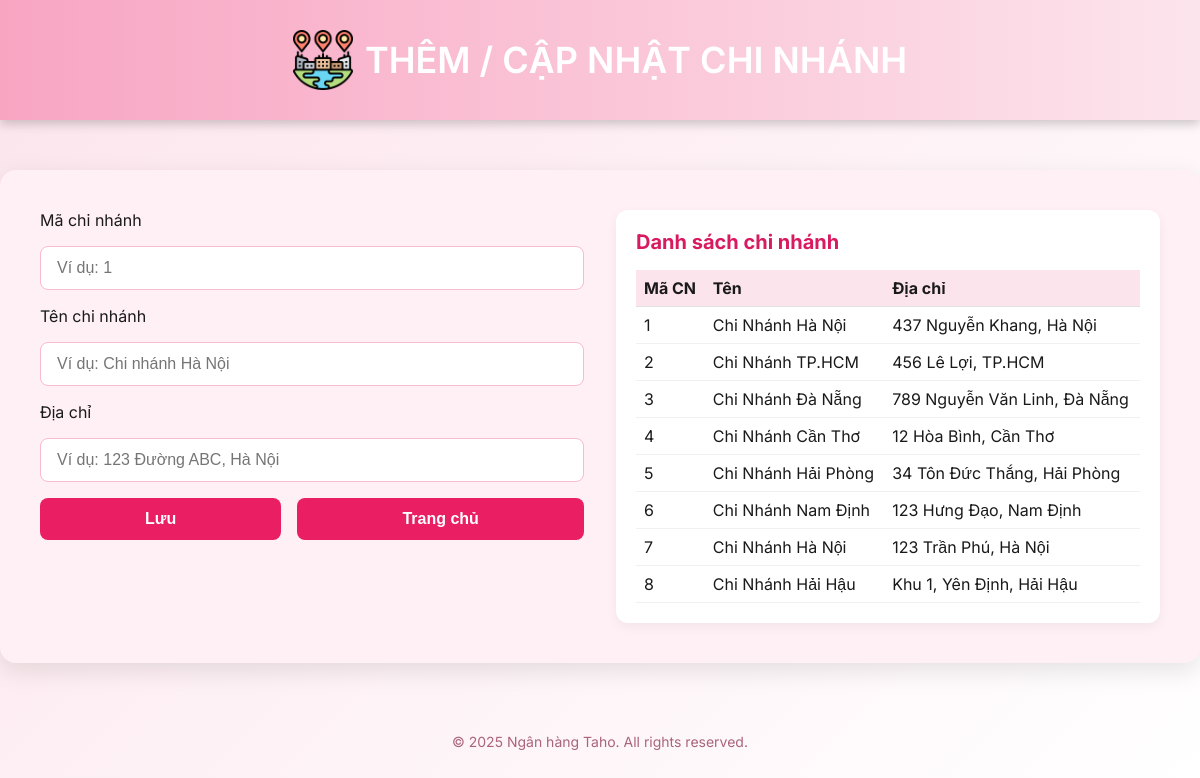
The page /them_chinhanh on the database its author committed.
### tables this page shows
CREATE TABLE ChiNhanh (
            ID INTEGER PRIMARY KEY AUTOINCREMENT,
            MaCN INTEGER UNIQUE NOT NULL,
            TenCN TEXT,
            DiaChi TEXT
        );

### app.py (the view, shortened to what this page needs)
@app.route("/them_chinhanh", methods=["GET", "POST"])
def them_chinhanh():
    message = ""
    chi_nhanh = None
    ma_cn = ten_cn = dia_chi = ""
    conn = get_db_connection()
    cursor = conn.cursor()
    cursor.execute("SELECT * FROM ChiNhanh")
    ds_chi_nhanh = cursor.fetchall()
    conn.close()
    return render_template("them_chinhanh.html", message=message, chi_nhanh=chi_nhanh, ds_chi_nhanh=ds_chi_nhanh)

### app.py (called while the page is built)
def get_db_connection():
    conn = sqlite3.connect('banking.db')
    conn.row_factory = sqlite3.Row
    return conn

### templates/them_chinhanh.html (shortened to what this page needs)
<!DOCTYPE html>
<html lang="vi">
<head>
</head>
<body>
    <header>
        <img src="/static/images/branch.png" alt="Chi nhánh Icon" style="width: 60px; height: 60px; margin-right: 12px;">
        <h1>THÊM / CẬP NHẬT CHI NHÁNH</h1>
    </header>
    <main>
        <section style="flex: 1; min-width: 280px;">
            <form method="post">
                <label for="MaCN">Mã chi nhánh</label>
                <input type="text" name="MaCN" id="MaCN" required
                    value="{{ chi_nhanh.MaCN if chi_nhanh else '' }}" placeholder="Ví dụ: 1">
                <label for="TenCN">Tên chi nhánh</label>
                <input type="text" name="TenCN" id="TenCN"
                    value="{{ chi_nhanh.TenCN if chi_nhanh else '' }}" placeholder="Ví dụ: Chi nhánh Hà Nội">
                <label for="DiaChi">Địa chỉ</label>
                <input type="text" name="DiaChi" id="DiaChi"
                    value="{{ chi_nhanh.DiaChi if chi_nhanh else '' }}" placeholder="Ví dụ: 123 Đường ABC, Hà Nội">
                <div class="form-buttons">
                    <button type="submit">Lưu</button>
                    <button type="button" onclick="window.location.href='/'">Trang chủ</button>
                </div>
            </form>
        </section>
        <section style="flex: 2; min-width: 400px; background: #fff; padding: 20px; border-radius: 12px; box-shadow: 0 4px 12px rgba(0,0,0,0.05); max-height: 500px; overflow-y: auto;">
            <h2 style="font-size: 20px; margin-bottom: 16px; color: #d81b60;">Danh sách chi nhánh</h2>
            <table style="width: 100%; border-collapse: collapse;">
                <thead>
                    <tr style="background: #fce4ec; text-align: left;">
                        <th style="padding: 8px; border-bottom: 1px solid #e0e0e0;">Mã CN</th>
                        <th style="padding: 8px; border-bottom: 1px solid #e0e0e0;">Tên</th>
                        <th style="padding: 8px; border-bottom: 1px solid #e0e0e0;">Địa chỉ</th>
                    </tr>
                </thead>
                <tbody>
                    {% for cn in ds_chi_nhanh %}
                    <tr>
                        <td style="padding: 8px; border-bottom: 1px solid #f0f0f0;">{{ cn.MaCN }}</td>
                        <td style="padding: 8px; border-bottom: 1px solid #f0f0f0;">{{ cn.TenCN }}</td>
                        <td style="padding: 8px; border-bottom: 1px solid #f0f0f0;">{{ cn.DiaChi }}</td>
                    </tr>
                    {% endfor %}
                </tbody>
            </table>
        </section>
    </main>
    <footer>
        &copy; 2025 Ngân hàng Taho. All rights reserved.
    </footer>
</body>
</html>

### templates/them_chinhanh.html (style rules this page uses)
* { margin: 0; padding: 0; box-sizing: border-box; }
body { font-family: 'Inter', sans-serif; background: linear-gradient(135deg, #fce4ec, #ffffff); min-height: 100vh; color: #1a1a1a; }
header { background: linear-gradient(to right, #f8a5c2, #fce4ec); padding: 30px 20px; text-align: center; color: #fff; box-shadow: 0 4px 10px rgba(0,0,0,0.2); margin-bottom: 20px; display: flex; align-items: center; justify-content: center; }
header h1 { font-size: 36px; font-weight: 600; }
main { max-width: 600px; margin: 50px auto; background: #fff0f5; border-radius: 16px; padding: 40px; box-shadow: 0 8px 24px rgba(0,0,0,0.1); display: grid; grid-template-columns: 1fr 1fr; gap: 32px; max-width: 1600px; margin: 50px auto; align-items: flex-start; }
form { display: flex; flex-direction: column; gap: 16px; }
input[type="text"] { padding: 12px 16px; font-size: 16px; border-radius: 8px; border: 1px solid #f8bbd0; }
button { padding: 12px; font-size: 16px; background: #e91e63; color: #fff; border: none; border-radius: 8px; cursor: pointer; font-weight: 600; transition: background 0.3s; }
.form-buttons { display: flex; justify-content: space-between; gap: 16px; width: 100%; }
.form-buttons button { flex-grow: 1; }
footer { text-align: center; padding: 20px; font-size: 14px; color: #aa647b; }

### rows shown on the page
ChiNhanh: MaCN "1", TenCN "Chi Nhánh Hà Nội", DiaChi "437 Nguyễn Khang, Hà Nội"
ChiNhanh: MaCN "2", TenCN "Chi Nhánh TP.HCM", DiaChi "456 Lê Lợi, TP.HCM"
ChiNhanh: MaCN "3", TenCN "Chi Nhánh Đà Nẵng", DiaChi "789 Nguyễn Văn Linh, Đà Nẵng"
ChiNhanh: MaCN "4", TenCN "Chi Nhánh Cần Thơ", DiaChi "12 Hòa Bình, Cần Thơ"
ChiNhanh: MaCN "5", TenCN "Chi Nhánh Hải Phòng", DiaChi "34 Tôn Đức Thắng, Hải Phòng"
ChiNhanh: MaCN "6", TenCN "Chi Nhánh Nam Định", DiaChi "123 Hưng Đạo, Nam Định"
ChiNhanh: MaCN "7", TenCN "Chi Nhánh Hà Nội", DiaChi "123 Trần Phú, Hà Nội"
ChiNhanh: MaCN "8", TenCN "Chi Nhánh Hải Hậu", DiaChi "Khu 1, Yên Định, Hải Hậu"
